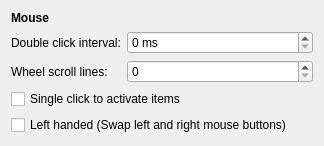
<?xml version="1.0" encoding="UTF-8"?>
<ui version="4.0">
 <class>MouseConfig</class>
 <widget class="QWidget" name="MouseConfig">
  <property name="geometry">
   <rect>
    <x>0</x>
    <y>0</y>
    <width>324</width>
    <height>123</height>
   </rect>
  </property>
  <property name="windowTitle">
   <string>Form</string>
  </property>
  <layout class="QFormLayout" name="formLayout">
   <property name="fieldGrowthPolicy">
    <enum>QFormLayout::AllNonFixedFieldsGrow</enum>
   </property>
   <item row="0" column="0" colspan="2">
    <widget class="QLabel" name="label_43">
     <property name="text">
      <string>&lt;b&gt;Mouse&lt;/b&gt;</string>
     </property>
    </widget>
   </item>
   <item row="3" column="0">
    <widget class="QLabel" name="label">
     <property name="text">
      <string>Double click interval:</string>
     </property>
    </widget>
   </item>
   <item row="3" column="1">
    <widget class="QSpinBox" name="doubleClickInterval">
     <property name="suffix">
      <string> ms</string>
     </property>
     <property name="maximum">
      <number>10000</number>
     </property>
    </widget>
   </item>
   <item row="4" column="0">
    <widget class="QLabel" name="label_2">
     <property name="text">
      <string>Wheel scroll lines:</string>
     </property>
    </widget>
   </item>
   <item row="4" column="1">
    <widget class="QSpinBox" name="wheelScrollLines"/>
   </item>
   <item row="5" column="0" colspan="2">
    <widget class="QCheckBox" name="singleClick">
     <property name="text">
      <string>Single click to activate items</string>
     </property>
    </widget>
   </item>
   <item row="6" column="0" colspan="2">
    <widget class="QCheckBox" name="mouseLeftHanded">
     <property name="text">
      <string>Left handed (Swap left and right mouse buttons)</string>
     </property>
    </widget>
   </item>
  </layout>
 </widget>
 <resources/>
 <connections/>
</ui>
